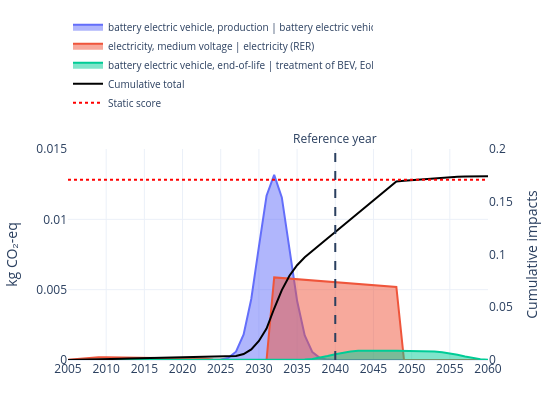

Notebook code cell kept with this figure:
### Code cell
fig = plot_temporal_scores(
    results_by_year=results_by_year_BEV,
    stacked=False,
    trails=trails,
    title="",
    method_label="kg CO₂-eq",
    cumulative=False,
    width=550,
    height=400,
    year_tick=5,
    year_range=(2005, 2060),
    reference_year=ref_year,
    show_cumulative_axis=True,
    cumulative_axis_label="Cumulative impacts",
    legend_y=1.15,
    static_score=results_static_BEV[2040]["scores"],
    static_score_dash= "dot",
    static_score_color= "red",
    y_max=0.015,
    y2_max=0.20
)
fig.show()

### Figure 1 — Plotly figure (JSON) as saved in the notebook; plotly's stock layout.template omitted (floating-point values rounded to 4 significant figures)
{"data": [{"fill": "tozeroy", "hovertemplate": "<b>%{fullData.name}</b><br>Year: %{x}<br>kg CO₂-eq: %{y:.6g}<extra></extra>", "line": {"width": 2}, "mode": "lines", "name": "battery electric vehicle, production | battery electric vehicle (GLO)", "opacity": 0.4, "type": "scatter", "x": [2005, 2006, 2007, 2008, 2009, 2010, 2011, 2012, 2013, 2014, 2015, 2016, 2017, 2018, 2019, 2020, 2021, 2022, 2023, 2024, 2025, 2026, 2027, 2028, 2029, 2030, 2031, 2032, 2033, 2034, 2035, 2036, 2037, 2038, 2039, 2040, 2041, 2042, 2043, 2044, 2045, 2046, 2047, 2048, 2049, 2050, 2051, 2052, 2053, 2054, 2055, 2056, 2057, 2058, 2059, 2060], "y": [0.0, 0.0, 0.0, 0.0, 0.0, 0.0, 0.0, 0.0, 0.0, 0.0, 0.0, 0.0, 0.0, 0.0, 0.0, 0.0, 0.0, 0.0, 0.0, 4.595e-06, 2.982e-05, 0.0001507, 0.0005931, 0.001818, 0.004339, 0.008066, 0.01168, 0.01317, 0.01156, 0.007905, 0.004209, 0.001746, 0.0005638, 0.0001418, 2.778e-05, 4.238e-06, 0.0, 0.0, 0.0, 0.0, 0.0, 0.0, 0.0, 0.0, 0.0, 0.0, 0.0, 0.0, 0.0, 0.0, 0.0, 0.0, 0.0, 0.0, 0.0, 0.0]}, {"fill": "tozeroy", "hovertemplate": "<b>%{fullData.name}</b><br>Year: %{x}<br>kg CO₂-eq: %{y:.6g}<extra></extra>", "line": {"width": 2}, "mode": "lines", "name": "electricity, medium voltage | electricity (RER)", "opacity": 0.4, "type": "scatter", "x": [2005, 2006, 2007, 2008, 2009, 2010, 2011, 2012, 2013, 2014, 2015, 2016, 2017, 2018, 2019, 2020, 2021, 2022, 2023, 2024, 2025, 2026, 2027, 2028, 2029, 2030, 2031, 2032, 2033, 2034, 2035, 2036, 2037, 2038, 2039, 2040, 2041, 2042, 2043, 2044, 2045, 2046, 2047, 2048, 2049, 2050, 2051, 2052, 2053, 2054, 2055, 2056, 2057, 2058, 2059, 2060], "y": [1.337e-05, 6.22e-05, 0.0001415, 0.000186, 0.000192, 0.0001882, 0.0001835, 0.0001788, 0.0001741, 0.0001694, 0.0001647, 0.00016, 0.0001553, 0.0001505, 0.0001459, 0.0001413, 0.0001388, 0.00013, 9.58e-05, 4.168e-05, 9.631e-06, 2.599e-06, 2.002e-06, 1.967e-06, 1.933e-06, 1.898e-06, 1.864e-06, 0.005869, 0.005827, 0.005785, 0.005743, 0.0057, 0.005658, 0.005615, 0.005572, 0.00553, 0.005487, 0.005445, 0.005403, 0.00536, 0.005318, 0.005276, 0.005234, 0.005191, 0.0, 0.0, 0.0, 0.0, 0.0, 0.0, 0.0, 0.0, 0.0, 0.0, 0.0, 0.0]}, {"fill": "tozeroy", "hovertemplate": "<b>%{fullData.name}</b><br>Year: %{x}<br>kg CO₂-eq: %{y:.6g}<extra></extra>", "line": {"width": 2}, "mode": "lines", "name": "battery electric vehicle, end-of-life | treatment of BEV, EoL (GLO)", "opacity": 0.4, "type": "scatter", "x": [2005, 2006, 2007, 2008, 2009, 2010, 2011, 2012, 2013, 2014, 2015, 2016, 2017, 2018, 2019, 2020, 2021, 2022, 2023, 2024, 2025, 2026, 2027, 2028, 2029, 2030, 2031, 2032, 2033, 2034, 2035, 2036, 2037, 2038, 2039, 2040, 2041, 2042, 2043, 2044, 2045, 2046, 2047, 2048, 2049, 2050, 2051, 2052, 2053, 2054, 2055, 2056, 2057, 2058, 2059, 2060], "y": [0.0, 0.0, 0.0, 0.0, 0.0, 1.537e-07, 9.063e-07, 2.473e-06, 4.961e-06, 8.158e-06, 1.159e-05, 1.441e-05, 1.626e-05, 1.711e-05, 1.717e-05, 1.673e-05, 1.646e-05, 1.618e-05, 1.59e-05, 1.562e-05, 1.535e-05, 1.508e-05, 1.471e-05, 1.396e-05, 1.266e-05, 1.073e-05, 8.289e-06, 5.686e-06, 3.729e-06, 3.678e-06, 8.978e-06, 2.771e-05, 7.32e-05, 0.0001576, 0.000279, 0.0004147, 0.0005323, 0.0006105, 0.0006495, 0.0006625, 0.0006631, 0.0006593, 0.0006542, 0.000649, 0.0006436, 0.000638, 0.0006321, 0.0006221, 0.0006008, 0.0005563, 0.0004777, 0.0003666, 0.0002429, 0.0001351, 6.172e-05, 2.283e-05]}, {"hovertemplate": "<b>Cumulative total</b><br>Year: %{x}<br>Cumulative impacts: %{y:.6g}<extra></extra>", "line": {"color": "black", "width": 2}, "mode": "lines", "name": "Cumulative total", "showlegend": true, "type": "scatter", "x": [2005, 2006, 2007, 2008, 2009, 2010, 2011, 2012, 2013, 2014, 2015, 2016, 2017, 2018, 2019, 2020, 2021, 2022, 2023, 2024, 2025, 2026, 2027, 2028, 2029, 2030, 2031, 2032, 2033, 2034, 2035, 2036, 2037, 2038, 2039, 2040, 2041, 2042, 2043, 2044, 2045, 2046, 2047, 2048, 2049, 2050, 2051, 2052, 2053, 2054, 2055, 2056, 2057, 2058, 2059, 2060], "y": [1.337e-05, 7.557e-05, 0.0002171, 0.0004031, 0.0005952, 0.0007835, 0.0009679, 0.001149, 0.001328, 0.001506, 0.001682, 0.001856, 0.002028, 0.002195, 0.002358, 0.002516, 0.002672, 0.002818, 0.00293, 0.002992, 0.003046, 0.003215, 0.003824, 0.005658, 0.01001, 0.01809, 0.02978, 0.04882, 0.06621, 0.0799, 0.08986, 0.09734, 0.1036, 0.1095, 0.1154, 0.1214, 0.1274, 0.1334, 0.1395, 0.1455, 0.1515, 0.1574, 0.1633, 0.1692, 0.1698, 0.1704, 0.1711, 0.1717, 0.1723, 0.1729, 0.1733, 0.1737, 0.1739, 0.1741, 0.1741, 0.1742], "yaxis": "y2"}, {"hovertemplate": "<b>Static score</b><br>kg CO₂-eq: 0.170921<extra></extra>", "line": {"color": "red", "dash": "dot", "width": 2}, "mode": "lines", "name": "Static score", "type": "scatter", "x": [2005, 2060], "y": [0.1709, 0.1709], "yaxis": "y2"}], "layout": {"annotations": [{"showarrow": false, "text": "Reference year", "x": 2040, "xanchor": "center", "xref": "x", "y": 1, "yanchor": "bottom", "yref": "y domain"}], "height": 400, "hovermode": "x unified", "legend": {"entrywidth": 260, "entrywidthmode": "pixels", "font": {"size": 10}, "orientation": "h", "x": 0, "xanchor": "left", "y": 1.15, "yanchor": "bottom"}, "margin": {"b": 40, "l": 60, "r": 60, "t": 101}, "shapes": [{"line": {"dash": "dash", "width": 2}, "type": "line", "x0": 2040, "x1": 2040, "xref": "x", "y0": 0, "y1": 1, "yref": "y domain"}], "title": {"text": "", "x": 0.5, "xanchor": "center"}, "width": 550, "xaxis": {"dtick": 5, "range": [2005, 2060], "showgrid": true, "tick0": 2005, "tickmode": "linear"}, "yaxis": {"range": [0, 0.015], "showgrid": true, "title": {"text": "kg CO₂-eq"}, "type": "linear"}, "yaxis2": {"overlaying": "y", "range": [0, 0.2], "showgrid": false, "side": "right", "title": {"text": "Cumulative impacts"}}}}
